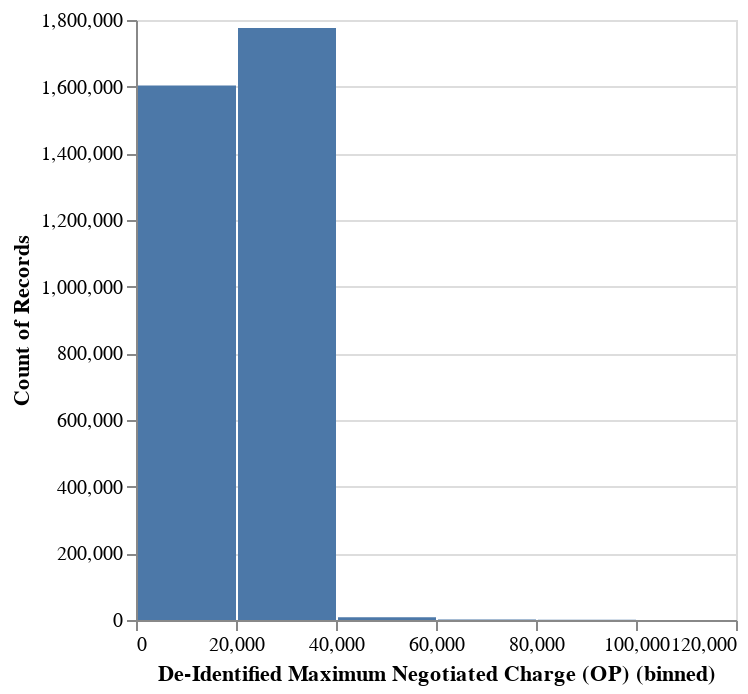

Notebook source saved alongside this figure:
### Code cell
# Create a histogram of Discounted Cash Price
alt.Chart(bellevue.to_arrow()).mark_bar().encode(
    alt.X("De-Identified Maximum Negotiated Charge (OP):Q", bin=True),
    y='count()'
)

### Figure 1 — Vega specification as saved in the notebook (floating-point values rounded to 4 significant figures)
{"$schema": "https://vega.github.io/schema/vega/v5.json", "data": [{"name": "source_0", "values": [{"__count": 1776021, "bin_maxbins_10_De-Identified Maximum Negotiated Charge (OP)": 20000.0, "bin_maxbins_10_De-Identified Maximum Negotiated Charge (OP)_end": 40000.0}, {"__count": 1603297, "bin_maxbins_10_De-Identified Maximum Negotiated Charge (OP)": 0.0, "bin_maxbins_10_De-Identified Maximum Negotiated Charge (OP)_end": 20000.0}, {"__count": 8228, "bin_maxbins_10_De-Identified Maximum Negotiated Charge (OP)": 40000.0, "bin_maxbins_10_De-Identified Maximum Negotiated Charge (OP)_end": 60000.0}, {"__count": 584, "bin_maxbins_10_De-Identified Maximum Negotiated Charge (OP)": 80000.0, "bin_maxbins_10_De-Identified Maximum Negotiated Charge (OP)_end": 100000.0}, {"__count": 1407, "bin_maxbins_10_De-Identified Maximum Negotiated Charge (OP)": 60000.0, "bin_maxbins_10_De-Identified Maximum Negotiated Charge (OP)_end": 80000.0}, {"__count": 112, "bin_maxbins_10_De-Identified Maximum Negotiated Charge (OP)": 100000.0, "bin_maxbins_10_De-Identified Maximum Negotiated Charge (OP)_end": 120000.0}]}, {"name": "source_0_y_domain___count", "values": [{"min": 112, "max": 1776021}]}], "signals": [{"name": "bin_maxbins_10_De_Identified_Maximum_Negotiated_Charge__OP__bins", "value": {"fields": ["De-Identified Maximum Negotiated Charge (OP)"], "fname": "bin_De-Identified Maximum Negotiated Charge (OP)", "start": 0.0, "step": 20000.0, "stop": 120000.0}}], "marks": [{"type": "rect", "name": "marks", "from": {"data": "source_0"}, "encode": {"update": {"y2": {"value": 0, "scale": "y"}, "description": {"signal": "\"De-Identified Maximum Negotiated Charge (OP) (binned): \" + (!isValid(datum[\"bin_maxbins_10_De-Identified Maximum Negotiated Charge (OP)\"]) || !isFinite(+datum[\"bin_maxbins_10_De-Identified Maximum Negotiated Charge (OP)\"]) ? \"null\" : format(datum[\"bin_maxbins_10_De-Identified Maximum Negotiated Charge (OP)\"], \"\") + \" – \" + format(datum[\"bin_maxbins_10_De-Identified Maximum Negotiated Charge (OP)_end\"], \"\")) + \"; Count of Records: \" + (format(datum[\"__count\"], \"\"))"}, "ariaRoleDescription": {"value": "bar"}, "fill": {"value": "#4c78a8"}, "x2": {"field": "bin_maxbins_10_De-Identified Maximum Negotiated Charge (OP)", "scale": "x", "offset": 1}, "x": {"field": "bin_maxbins_10_De-Identified Maximum Negotiated Charge (OP)_end", "scale": "x"}, "y": {"field": "__count", "scale": "y"}}}, "style": ["bar"]}], "scales": [{"name": "x", "type": "linear", "domain": {"signal": "[bin_maxbins_10_De_Identified_Maximum_Negotiated_Charge__OP__bins.start, bin_maxbins_10_De_Identified_Maximum_Negotiated_Charge__OP__bins.stop]"}, "range": [0, {"signal": "width"}], "bins": {"signal": "bin_maxbins_10_De_Identified_Maximum_Negotiated_Charge__OP__bins"}, "zero": false}, {"name": "y", "type": "linear", "domain": [{"signal": "(data(\"source_0_y_domain___count\")[0] || {}).min"}, {"signal": "(data(\"source_0_y_domain___count\")[0] || {}).max"}], "range": [{"signal": "height"}, 0], "nice": true, "zero": true}], "axes": [{"scale": "y", "orient": "left", "zindex": 0, "ticks": false, "domain": false, "tickCount": {"signal": "ceil(height/40)"}, "grid": true, "gridScale": "x", "labels": false, "aria": false, "maxExtent": 0, "minExtent": 0}, {"scale": "x", "zindex": 0, "orient": "bottom", "labelFlush": true, "grid": false, "title": "De-Identified Maximum Negotiated Charge (OP) (binned)", "labelOverlap": true, "tickCount": {"signal": "ceil(width/10)"}}, {"scale": "y", "tickCount": {"signal": "ceil(height/40)"}, "title": "Count of Records", "zindex": 0, "labelOverlap": true, "orient": "left", "grid": false}], "height": 300, "padding": 5, "width": 300, "style": "cell", "background": "white"}
